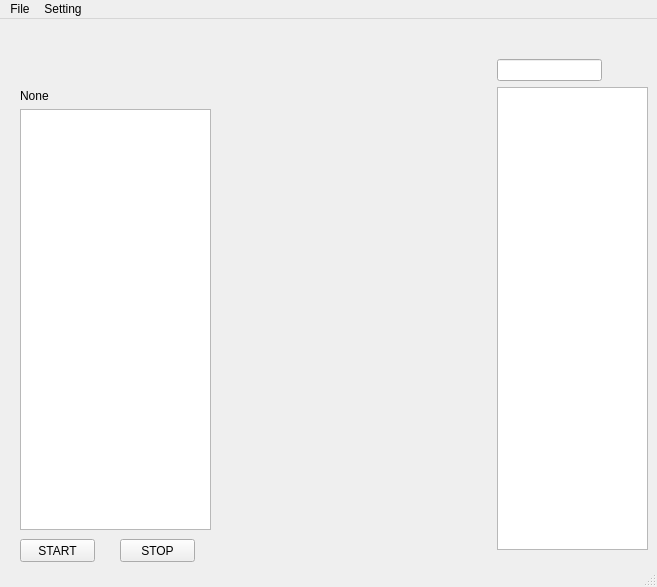
<?xml version="1.0" encoding="UTF-8"?>
<ui version="4.0">
 <class>MainWindow</class>
 <widget class="QMainWindow" name="MainWindow">
  <property name="geometry">
   <rect>
    <x>0</x>
    <y>0</y>
    <width>657</width>
    <height>587</height>
   </rect>
  </property>
  <property name="windowTitle">
   <string>MainWindow</string>
  </property>
  <property name="autoFillBackground">
   <bool>false</bool>
  </property>
  <widget class="QWidget" name="centralwidget">
   <widget class="QPushButton" name="start_script">
    <property name="geometry">
     <rect>
      <x>20</x>
      <y>520</y>
      <width>75</width>
      <height>23</height>
     </rect>
    </property>
    <property name="text">
     <string>START</string>
    </property>
   </widget>
   <widget class="QPushButton" name="stop_script">
    <property name="geometry">
     <rect>
      <x>120</x>
      <y>520</y>
      <width>75</width>
      <height>23</height>
     </rect>
    </property>
    <property name="text">
     <string>STOP</string>
    </property>
   </widget>
   <widget class="QWidget" name="">
    <property name="geometry">
     <rect>
      <x>497</x>
      <y>40</y>
      <width>151</width>
      <height>491</height>
     </rect>
    </property>
    <layout class="QGridLayout" name="gridLayout">
     <item row="0" column="0">
      <layout class="QHBoxLayout" name="horizontalLayout_2">
       <item>
        <widget class="QLineEdit" name="search_bar_for_script"/>
       </item>
       <item>
        <widget class="QPushButton" name="search_button">
         <property name="layoutDirection">
          <enum>Qt::RightToLeft</enum>
         </property>
         <property name="text">
          <string/>
         </property>
         <property name="icon">
          <iconset>
           <normaloff>../icon/search.png</normaloff>../icon/search.png</iconset>
         </property>
         <property name="shortcut">
          <string/>
         </property>
         <property name="autoDefault">
          <bool>false</bool>
         </property>
         <property name="default">
          <bool>false</bool>
         </property>
         <property name="flat">
          <bool>true</bool>
         </property>
        </widget>
       </item>
      </layout>
     </item>
     <item row="1" column="0">
      <widget class="QListWidget" name="scripts_list"/>
     </item>
    </layout>
   </widget>
   <widget class="QWidget" name="">
    <property name="geometry">
     <rect>
      <x>20</x>
      <y>70</y>
      <width>191</width>
      <height>441</height>
     </rect>
    </property>
    <layout class="QVBoxLayout" name="verticalLayout">
     <item>
      <widget class="QLabel" name="selected_script">
       <property name="text">
        <string>None</string>
       </property>
      </widget>
     </item>
     <item>
      <widget class="QListView" name="listView"/>
     </item>
    </layout>
   </widget>
  </widget>
  <widget class="QMenuBar" name="menubar">
   <property name="geometry">
    <rect>
     <x>0</x>
     <y>0</y>
     <width>657</width>
     <height>21</height>
    </rect>
   </property>
   <widget class="QMenu" name="menuFile">
    <property name="autoFillBackground">
     <bool>true</bool>
    </property>
    <property name="title">
     <string>File</string>
    </property>
    <property name="separatorsCollapsible">
     <bool>false</bool>
    </property>
    <property name="toolTipsVisible">
     <bool>false</bool>
    </property>
    <addaction name="actionNew_script"/>
   </widget>
   <widget class="QMenu" name="menuSetting">
    <property name="title">
     <string>Setting</string>
    </property>
    <addaction name="actionUse_background_running"/>
    <addaction name="actionFocus_on_window"/>
    <addaction name="actionUse_mouse_random_move"/>
   </widget>
   <addaction name="menuFile"/>
   <addaction name="menuSetting"/>
  </widget>
  <widget class="QStatusBar" name="statusbar"/>
  <action name="actionNew_script">
   <property name="text">
    <string>New script</string>
   </property>
  </action>
  <action name="actionUse_background_running">
   <property name="checkable">
    <bool>true</bool>
   </property>
   <property name="checked">
    <bool>false</bool>
   </property>
   <property name="text">
    <string>Use background running</string>
   </property>
   <property name="autoRepeat">
    <bool>false</bool>
   </property>
  </action>
  <action name="actionFocus_on_window">
   <property name="checkable">
    <bool>true</bool>
   </property>
   <property name="checked">
    <bool>false</bool>
   </property>
   <property name="text">
    <string>Focus on window</string>
   </property>
   <property name="autoRepeat">
    <bool>false</bool>
   </property>
  </action>
  <action name="actionUse_mouse_random_move">
   <property name="checkable">
    <bool>true</bool>
   </property>
   <property name="text">
    <string>Use mouse random move</string>
   </property>
   <property name="autoRepeat">
    <bool>false</bool>
   </property>
  </action>
 </widget>
 <resources/>
 <connections/>
</ui>
